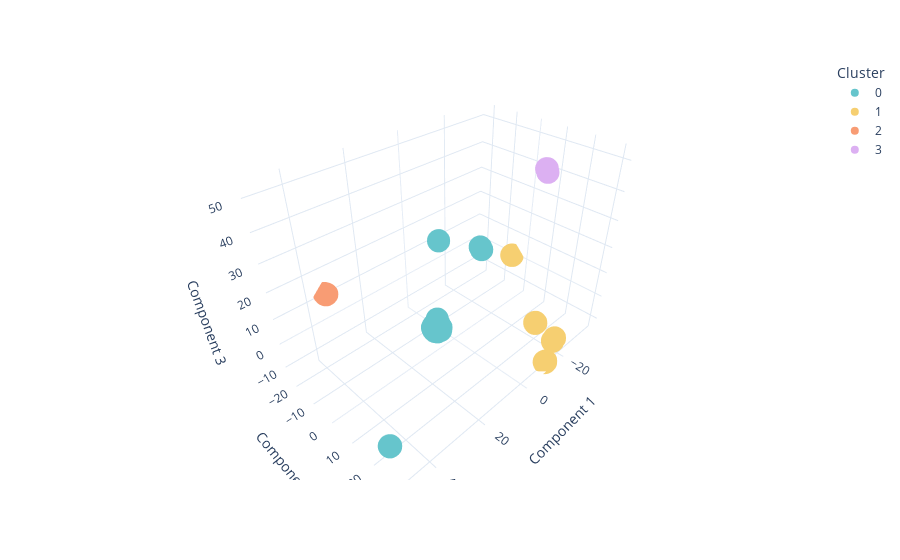

Here is the notebook cell this chart was saved with:
### Code cell
fig = px.scatter_3d(
    data_frame=reduced_df,
    x="Component 1",
    y="Component 2",
    z="Component 3",
    color="Cluster",
    color_discrete_sequence=px.colors.qualitative.Pastel,
    hover_data=[
        "taxon_id",
        "media_id"
    ],
    template="plotly_white"
)
fig.show()

### Figure 1 — Plotly figure (JSON) as saved in the notebook; plotly's stock layout.template omitted (floating-point values rounded to 4 significant figures; data arrays with more than 128 entries replaced by an {"elided": "..."} marker saying what was removed)
{"data": [{"customdata": {"elided": "1295x2 str values"}, "hovertemplate": "Cluster=0<br>Component 1=%{x}<br>Component 2=%{y}<br>Component 3=%{z}<br>taxon_id=%{customdata[0]}<br>media_id=%{customdata[1]}<extra></extra>", "legendgroup": "0", "marker": {"color": "rgb(102, 197, 204)", "symbol": "circle"}, "mode": "markers", "name": "0", "scene": "scene", "showlegend": true, "type": "scatter3d", "x": {"elided": "1295 float values"}, "y": {"elided": "1295 float values"}, "z": {"elided": "1295 float values"}}, {"customdata": {"elided": "288x2 str values"}, "hovertemplate": "Cluster=1<br>Component 1=%{x}<br>Component 2=%{y}<br>Component 3=%{z}<br>taxon_id=%{customdata[0]}<br>media_id=%{customdata[1]}<extra></extra>", "legendgroup": "1", "marker": {"color": "rgb(246, 207, 113)", "symbol": "circle"}, "mode": "markers", "name": "1", "scene": "scene", "showlegend": true, "type": "scatter3d", "x": {"elided": "288 float values"}, "y": {"elided": "288 float values"}, "z": {"elided": "288 float values"}}, {"customdata": {"elided": "100x2 str values"}, "hovertemplate": "Cluster=2<br>Component 1=%{x}<br>Component 2=%{y}<br>Component 3=%{z}<br>taxon_id=%{customdata[0]}<br>media_id=%{customdata[1]}<extra></extra>", "legendgroup": "2", "marker": {"color": "rgb(248, 156, 116)", "symbol": "circle"}, "mode": "markers", "name": "2", "scene": "scene", "showlegend": true, "type": "scatter3d", "x": [34.28, 34.35, 34.31, 34.29, 34.27, 34.45, 34.4, 34.7, 34.63, 34.28, 34.29, 34.69, 34.43, 34.45, 34.64, 34.39, 34.45, 34.62, 34.38, 34.34, 34.3, 34.29, 34.39, 34.27, 34.56, 34.59, 34.43, 34.48, 34.59, 34.36, 34.26, 34.29, 34.61, 34.36, 34.7, 34.32, 34.45, 34.4, 34.43, 34.38, 34.7, 34.52, 34.37, 34.36, 34.54, 34.27, 34.3, 34.26, 34.44, 34.29, 34.24, 34.53, 34.61, 34.38, 34.41, 34.36, 34.49, 34.62, 34.35, 34.42, 34.71, 34.42, 34.45, 34.47, 34.44, 34.3, 34.32, 34.33, 34.33, 34.62, 34.4, 34.45, 34.37, 34.4, 34.33, 34.3, 34.36, 34.41, 34.28, 34.29, 34.37, 34.62, 34.4, 34.54, 34.26, 34.44, 34.63, 34.31, 34.19, 34.26, 34.25, 34.44, 34.33, 34.32, 34.52, 34.17, 34.61, 34.3, 34.39, 34.21], "y": [-22.49, -22.53, -22.55, -22.53, -22.64, -22.61, -22.63, -23.06, -22.96, -22.59, -22.57, -23.06, -22.72, -22.79, -23.0, -22.5, -22.61, -22.68, -22.56, -22.49, -22.61, -22.58, -22.54, -22.55, -22.75, -22.73, -22.48, -22.8, -22.67, -22.62, -22.56, -22.57, -22.93, -22.7, -23.06, -22.56, -22.65, -22.66, -22.73, -22.58, -23.06, -22.63, -22.56, -22.71, -22.66, -22.65, -22.67, -22.63, -22.63, -22.65, -22.53, -22.61, -22.68, -22.49, -22.56, -22.48, -22.76, -22.67, -22.62, -22.7, -23.07, -22.58, -22.47, -22.63, -22.67, -22.56, -22.58, -22.59, -22.59, -22.94, -22.52, -22.53, -22.62, -22.65, -22.69, -22.49, -22.51, -22.67, -22.63, -22.61, -22.73, -22.69, -22.59, -22.8, -22.48, -22.63, -22.95, -22.52, -22.67, -22.51, -22.7, -22.64, -22.55, -22.48, -22.76, -22.48, -22.7, -22.55, -22.47, -22.6], "z": [11.22, 11.28, 11.36, 11.22, 11.27, 11.23, 11.28, 11.58, 11.52, 11.33, 11.26, 11.57, 11.38, 11.43, 11.54, 11.21, 11.18, 11.28, 11.36, 11.36, 11.29, 11.15, 11.31, 11.27, 11.35, 11.36, 11.2, 11.43, 11.27, 11.17, 11.22, 11.26, 11.5, 11.22, 11.58, 11.33, 11.18, 11.28, 11.38, 11.36, 11.58, 11.25, 11.24, 11.38, 11.29, 11.26, 11.36, 11.37, 11.23, 11.18, 11.33, 11.22, 11.28, 11.35, 11.23, 11.32, 11.4, 11.3, 11.27, 11.15, 11.58, 11.17, 11.26, 11.36, 11.24, 11.39, 11.24, 11.24, 11.35, 11.5, 11.38, 11.36, 11.21, 11.21, 11.13, 11.24, 11.26, 11.29, 11.36, 11.23, 11.2, 11.27, 11.22, 11.36, 11.36, 11.15, 11.51, 11.22, 11.27, 11.39, 11.19, 11.11, 11.36, 11.32, 11.35, 11.28, 11.26, 11.38, 11.3, 11.15]}, {"customdata": [["437", "J710"], ["1931", "J61"], ["1520", "54b"], ["51513", "J26"], ["28026", "J13"], ["1618", "J13"], ["303", "1a"], ["2585117", "J14"], ["33959", "J13"], ["1509", "J13"], ["1681", "J13"], ["33013", "J26"], ["437", "J709"], ["1679", "J13"], ["1502", "J14"], ["561067", "1076b"], ["562", "J12"], ["2024855", "600a"], ["13689", "J28"], ["1561", "J14"], ["2242", "J168"], ["406", "J79"], ["1931", "J45"], ["287", "J156"], ["29397", "J84"], ["1506", "J14"], ["292", "J12"], ["191770", "J596"], ["1907725", "J346"], ["1411316", "J346"], ["310514", "J14"], ["1598", "1203a"], ["317", "1a"], ["1682", "J14"], ["287", "J12"], ["657445", "429c"], ["658457", "535b"], ["472", "J22"], ["67263", "J66"], ["80880", "J346"], ["1507331", "J26"], ["823", "J14"], ["216816", "J13"]], "hovertemplate": "Cluster=3<br>Component 1=%{x}<br>Component 2=%{y}<br>Component 3=%{z}<br>taxon_id=%{customdata[0]}<br>media_id=%{customdata[1]}<extra></extra>", "legendgroup": "3", "marker": {"color": "rgb(220, 176, 242)", "symbol": "circle"}, "mode": "markers", "name": "3", "scene": "scene", "showlegend": true, "type": "scatter3d", "x": [-13.39, -13.15, -13.11, -13.14, -13.08, -13.14, -13.14, -13.4, -13.14, -13.13, -13.19, -13.15, -13.39, -13.08, -13.12, -13.12, -13.13, -13.38, -13.12, -13.09, -13.11, -13.1, -13.13, -13.14, -13.16, -13.4, -13.08, -13.39, -13.09, -13.18, -13.39, -13.09, -13.14, -13.23, -13.1, -13.16, -13.1, -13.22, -13.16, -13.2, -13.16, -13.33, -13.12], "y": [21.83, 21.57, 21.56, 21.59, 21.52, 21.57, 21.57, 21.84, 21.6, 21.57, 21.64, 21.6, 21.82, 21.52, 21.58, 21.59, 21.58, 21.82, 21.54, 21.55, 21.54, 21.54, 21.55, 21.59, 21.61, 21.83, 21.53, 21.83, 21.52, 21.58, 21.83, 21.53, 21.55, 21.67, 21.58, 21.57, 21.56, 21.54, 21.55, 21.56, 21.58, 21.77, 21.53], "z": [51.28, 52.3, 52.31, 52.34, 52.32, 52.31, 52.3, 51.27, 52.35, 52.33, 52.35, 52.32, 51.29, 52.26, 52.32, 52.3, 52.3, 51.3, 52.31, 52.26, 52.28, 52.3, 52.33, 52.29, 52.34, 51.27, 52.27, 51.27, 52.29, 52.27, 51.28, 52.29, 52.34, 51.93, 52.33, 52.29, 52.31, 52.23, 52.31, 52.25, 52.31, 51.53, 52.35]}], "layout": {"legend": {"title": {"text": "Cluster"}, "tracegroupgap": 0}, "margin": {"t": 60}, "scene": {"domain": {"x": [0, 1], "y": [0, 1]}, "xaxis": {"title": {"text": "Component 1"}}, "yaxis": {"title": {"text": "Component 2"}}, "zaxis": {"title": {"text": "Component 3"}}}}}
